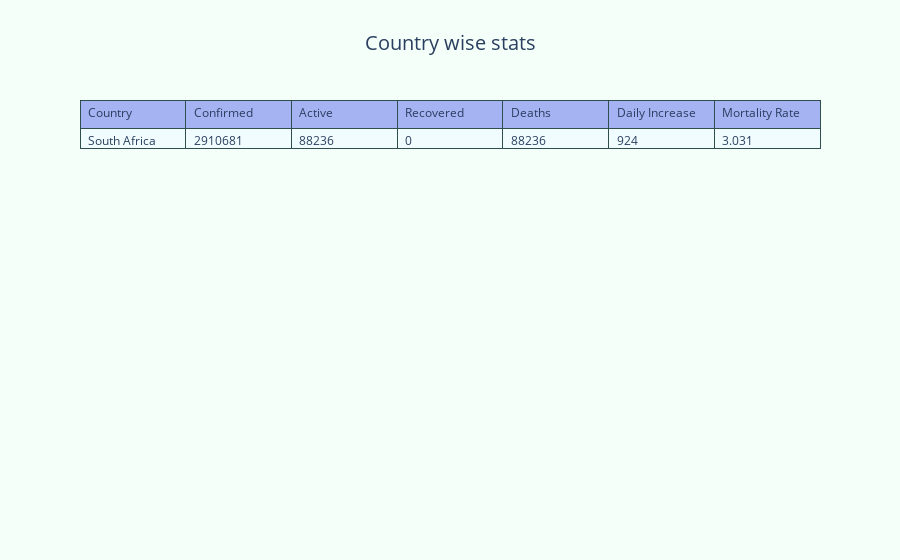

Notebook cell for this chart:
### Code cell
country_data = go.Figure()
country_data.add_trace(go.Table(
    header=dict(values=['Country','Confirmed','Active','Recovered','Deaths','Daily Increase','Mortality Rate'],
                fill = dict(color='#A5B3F3'),
                line_color='darkslategray',
                align = ['left'] * 5),
    cells=dict(values=[confirmed_group_df.sort_values(by=confirmed_group_df.columns[-1], ascending=False)['Country/Region'], 
                      confirmed_group_df.sort_values(by=confirmed_group_df.columns[-1], ascending=False)['Country/Region'].apply(lambda x: confirmed_group_df[confirmed_group_df['Country/Region']==x][confirmed_group_df.columns[4:]].values.tolist()[0][-1]),
                      confirmed_group_df.sort_values(by=confirmed_group_df.columns[-1], ascending=False)['Country/Region'].apply(lambda x: active_group_df[active_group_df['Country/Region']==x][active_group_df.columns[4:]].values.tolist()[0][-1]),
                      confirmed_group_df.sort_values(by=confirmed_group_df.columns[-1], ascending=False)['Country/Region'].apply(lambda x: recoveries_group_df[recoveries_group_df['Country/Region']==x][recoveries_group_df.columns[4:]].values.tolist()[0][-1]),
                      confirmed_group_df.sort_values(by=confirmed_group_df.columns[-1], ascending=False)['Country/Region'].apply(lambda x: deaths_group_df[deaths_group_df['Country/Region']==x][deaths_group_df.columns[4:]].values.tolist()[0][-1]),
                      confirmed_group_df.sort_values(by=confirmed_group_df.columns[-1], ascending=False)['Country/Region'].apply(lambda x: confirmed_group_df[confirmed_group_df['Country/Region']==x][confirmed_group_df.columns[4:]].values.tolist()[0][-1]-confirmed_group_df[confirmed_group_df['Country/Region']==x][confirmed_group_df.columns[4:]].values.tolist()[0][-2]),
                      confirmed_group_df.sort_values(by=confirmed_group_df.columns[-1], ascending=False)['Country/Region'].apply(lambda x: (deaths_group_df[deaths_group_df['Country/Region']==x][deaths_group_df.columns[4:]].values.tolist()[0][-1]/confirmed_group_df[confirmed_group_df['Country/Region']==x][confirmed_group_df.columns[4:]].values.tolist()[0][-1])*100).round(decimals=3)
                      ],
               fill = dict(color='#F0FCFD'),
               line_color='darkslategray',
               align = ['left'] * 5)))

country_data.update_layout(
    #height=600, width=1100, 
    title_text="Country wise stats",
                                     title_x=0.5, title_font_size=20,
                                     paper_bgcolor="mintcream")
country_data.show()

### Figure 1 — Plotly figure (JSON) as saved in the notebook; plotly's stock layout.template omitted (floating-point values rounded to 4 significant figures)
{"data": [{"cells": {"align": ["left", "left", "left", "left", "left"], "fill": {"color": "#F0FCFD"}, "line": {"color": "darkslategray"}, "values": [["South Africa"], [2910681], [88236], [0], [88236], [924], [3.031]]}, "header": {"align": ["left", "left", "left", "left", "left"], "fill": {"color": "#A5B3F3"}, "line": {"color": "darkslategray"}, "values": ["Country", "Confirmed", "Active", "Recovered", "Deaths", "Daily Increase", "Mortality Rate"]}, "type": "table"}], "layout": {"paper_bgcolor": "mintcream", "title": {"font": {"size": 20}, "text": "Country wise stats", "x": 0.5}}}
